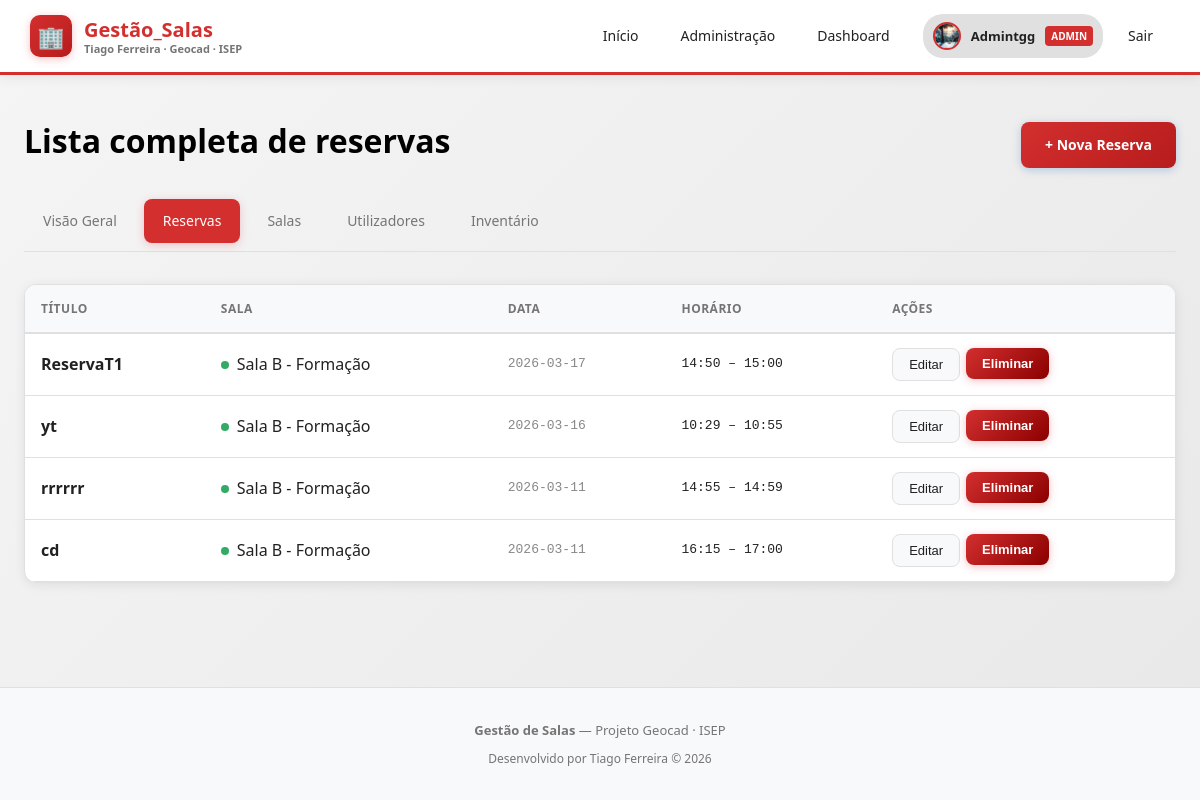
Screenshot of /admin/reservations (signed in) with the database file from the repository.
### app/models.py (models this page shows)
class User(Base):
    __tablename__ = "users"
    id       = Column(Integer, primary_key=True, index=True)
    name     = Column(String, nullable=False)
    email    = Column(String, unique=True, nullable=False)
    password = Column(String, nullable=False)
    role     = Column(String, default="user")
    avatar   = Column(String, default="")  # Caminho para a foto de perfil
    reservations = relationship("Reservation", back_populates="user")

class Reservation(Base):
    __tablename__ = "reservations"
    id         = Column(Integer, primary_key=True, index=True)
    title      = Column(String, nullable=False)
    date       = Column(String, nullable=False)        # ex: "2026-02-23"
    start_time = Column(String, nullable=False)        # ex: "09:00"
    end_time   = Column(String, nullable=False)        # ex: "10:00"
    room_id = Column(Integer, ForeignKey("rooms.id"), nullable=False)
    user_id = Column(Integer, ForeignKey("users.id"), nullable=False)
    room = relationship("Room", back_populates="reservations")
    user = relationship("User", back_populates="reservations")

class Room(Base):
    __tablename__ = "rooms"
    id         = Column(Integer, primary_key=True, index=True)
    name       = Column(String, nullable=False)
    capacity   = Column(Integer, nullable=False)
    location   = Column(String, nullable=False)
    color      = Column(String, default="#e85d04")
    start_time = Column(String, nullable=False)        # ex: "08:00"
    end_time   = Column(String, nullable=False)        # ex: "18:00"
    work_days  = Column(String, default="1,2,3,4,5")  # dias da semana separados por vírgula
    reservations = relationship("Reservation", back_populates="room")
    equipment = relationship("Equipment", back_populates="room")

### app/routers/admin.py (the view)
@router.get("/reservations")
async def reservations(request: Request, db=Depends(get_db)):
    user = require_admin(request, db)
    reservations = db.query(models.Reservation).order_by(models.Reservation.date.desc(), models.Reservation.start_time).all()
    rooms_list = db.query(models.Room).all()
    rooms = {r.id: r for r in rooms_list}
    return request.app.state.templates.TemplateResponse(
        "admin_reservations.html",
        {"request": request, "user": user, "reservations": reservations, "rooms": rooms},
    )

### app/templates/admin_reservations.html (shortened to what this page needs)
{% extends "base.html" %}
{% block content %}
<div class="container">
  <div style="display: flex; justify-content: space-between; align-items: center; margin-bottom: 24px;">
    <h1 class="page-title">Lista completa de reservas</h1>
    <a href="/dashboard" class="btn btn-primary">+ Nova Reserva</a>
  </div>
  <div class="admin-tabs">
    <a class="admin-tab" href="/admin">Visão Geral</a>
    <a class="admin-tab active" href="/admin/reservations">Reservas</a>
    <a class="admin-tab" href="/admin/rooms">Salas</a>
    <a class="admin-tab" href="/admin/users">Utilizadores</a>
    <a class="admin-tab" href="/admin/inventory">Inventário</a>
  </div>
  <div class="card" style="padding: 0; overflow: hidden;">
    <table>
      <thead>
        <tr>
          <th>Título</th>
          <th>Sala</th>
          <th>Data</th>
          <th>Horário</th>
          <th>Ações</th>
         </tr>
      </thead>
      <tbody>
        {% if reservations %}
          {% for r in reservations %}
            {% set room = rooms.get(r.room_id) %}
            <tr>
              <td style="font-weight: 600;">{{ r.title }}</td>
              <td>
                <div style="display: flex; align-items: center; gap: 8px;">
                  <div style="width: 8px; height: 8px; border-radius: 50%; background: {{ room.color if room else '#888' }};"></div>
                  {{ room.name if room else '—' }}
                </div>
              </td>
              <td style="font-family: monospace; color: #888;">{{ r.date }}</td>
              <td style="font-family: monospace;">{{ r.start_time }} – {{ r.end_time }}</td>
              <td>
                <div style="display: flex; gap: 6px;">
                  <button class="btn btn-secondary btn-sm" onclick="openModal('modal-edit-{{ r.id }}')">Editar</button>
                  <form method="post" action="/reservations/delete/{{ r.id }}" style="display:inline;" onsubmit="return confirm('Eliminar reserva?')">
                    <button class="btn btn-danger btn-sm" type="submit">Eliminar</button>
                  </form>
                </div>
              </td>
            </tr>
          {% endfor %}
        {% else %}
          <tr>
            <td colspan="5" style="text-align: center; color: #555; padding: 40px;">Sem reservas registadas.</td>
          </tr>
        {% endif %}
      </tbody>
    </table>
  </div>
</div>
{% endblock %}

### app/templates/base.html (shortened to what this page needs)
<!DOCTYPE html>
<html lang="pt">
<head>
</head>
<body>
  <header class="header">
    <a href="/" class="logo">
      <div class="logo-icon">🏢</div>
      <div style="display: flex; flex-direction: column; line-height: 1.2;">
        <span style="font-weight: 700;">Gestão_Salas</span>
        <span style="font-size: 11px; color: var(--text-muted);">Tiago Ferreira · Geocad · ISEP</span>
      </div>
    </a>
    <nav class="nav">
      <a href="/">Início</a>
      {% if user %}
        {% if user.role in ['admin', 'manager'] %}
          <a href="/admin">Administração</a>
          <a href="/dashboard">Dashboard</a>
        {% else %}
          <a href="/dashboard">Dashboard</a>
          <a href="/user">A Minha Conta</a>
        {% endif %}
        <div style="display: flex; align-items: center; gap: 10px; margin-left: 8px; padding: 4px 10px; background: var(--border); border-radius: 20px;">
          {% if user.avatar %}
            <img src="{{ user.avatar }}" alt="{{ user.name }}"
                 style="width: 28px; height: 28px; border-radius: 50%; object-fit: cover; border: 2px solid var(--primary);">
          {% else %}
            <div style="width: 28px; height: 28px; border-radius: 50%; background: linear-gradient(135deg, var(--primary), var(--primary-hover));
                        display: flex; align-items: center; justify-content: center;
                        font-size: 13px; font-weight: 700; color: white;">
              {{ user.name[0].upper() }}
            </div>
          {% endif %}
          <span style="font-size: 13px; font-weight: 600;">{{ user.name }}</span>
          {% if user.role in ['admin', 'manager'] %}
            <span style="font-size: 10px; padding: 2px 6px; border-radius: 4px; background: var(--primary); color: white; font-weight: 700; text-transform: uppercase;">{{ user.role }}</span>
          {% endif %}
        </div>
        <a href="/logout">Sair</a>
      {% else %}
        <a href="/login" class="btn btn-primary">Entrar</a>
      {% endif %}
    </nav>
  </header>
  <main>
    {% block content %}{% endblock %}
  </main>
  <footer class="footer">
    <div style="margin-bottom: 8px;">
      <strong>Gestão de Salas</strong> — Projeto Geocad · ISEP
    </div>
    <div style="color: var(--text-muted); font-size: 12px;">
      Desenvolvido por Tiago Ferreira &copy; 2026
    </div>
  </footer>
</body>
</html>

### app/templates/base.html (style rules this page uses)
:root { --primary: #D32F2F; --primary-hover: #B71C1C; --primary-light: rgba(211, 47, 47, 0.1); --primary-gradient: linear-gradient(135deg, #D32F2F 0%, #B71C1C 100%); --bg: #F5F5F5; --bg-gradient: linear-gradient(135deg, #F5F5F5 0%, #E8E8E8 100%); --card: #FFFFFF; --card-hover: #FAFAFA; --danger: #D32F2F; --danger-hover: #8B0000; --border: #E0E0E0; --border-light: #F0F0F0; --text: #212121; --text-muted: #757575; --text-dark: #000000; --text-light: #FFFFFF; --success: #388E3C; --success-bg: rgba(56, 142, 60, 0.1); --warning: #F57C00; --shadow: 0 4px 20px rgba(211, 47, 47, 0.15); --shadow-card: 0 2px 12px rgba(0, 0, 0, 0.08); --shadow-hover: 0 8px 30px rgba(211, 47, 47, 0.2); }
* { margin: 0; padding: 0; box-sizing: border-box; }
body { font-family: 'Segoe UI', system-ui, -apple-system, sans-serif; background: var(--bg-gradient); color: var(--text); min-height: 100vh; line-height: 1.6; }
.header { background: var(--card); border-bottom: 3px solid var(--primary); padding: 14px 30px; display: flex; justify-content: space-between; align-items: center; flex-wrap: wrap; gap: 12px; position: sticky; top: 0; z-index: 100; box-shadow: 0 2px 12px rgba(0, 0, 0, 0.08); }
.logo { display: flex; align-items: center; gap: 12px; font-size: 20px; font-weight: 700; text-decoration: none; color: var(--primary); transition: transform 0.2s; }
.logo-icon { width: 42px; height: 42px; background: var(--primary-gradient); border-radius: 10px; display: flex; align-items: center; justify-content: center; font-size: 22px; box-shadow: 0 2px 8px rgba(230, 57, 70, 0.3); }
.nav { display: flex; gap: 8px; flex-wrap: wrap; }
.nav a, .nav button { padding: 10px 16px; border-radius: 8px; text-decoration: none; color: var(--text); font-size: 14px; font-weight: 500; background: transparent; border: 1px solid transparent; cursor: pointer; transition: all 0.2s ease; }
.container { max-width: 1200px; margin: 0 auto; padding: 40px 24px; }
.card { background: var(--card); border: 1px solid var(--border); border-radius: 12px; padding: 24px; transition: all 0.2s ease; box-shadow: var(--shadow-card); }
th, td { padding: 14px 16px; }
.page-title { font-size: 32px; font-weight: 700; margin-bottom: 8px; color: var(--text-dark); }
.btn { padding: 12px 24px; border-radius: 8px; border: none; font-size: 14px; font-weight: 600; cursor: pointer; display: inline-flex; align-items: center; gap: 8px; transition: all 0.2s ease; text-decoration: none; position: relative; overflow: hidden; }
.btn-primary { background: var(--primary-gradient); color: #ffffff !important; font-weight: 600; box-shadow: 0 2px 8px rgba(0, 86, 179, 0.25); }
.btn-secondary { background: #f8f9fa; color: var(--text) !important; font-weight: 500; border: 1px solid var(--border); }
.btn-danger { background: linear-gradient(135deg, var(--danger) 0%, var(--danger-hover) 100%); color: #ffffff !important; font-weight: 600; box-shadow: 0 2px 8px rgba(220, 53, 69, 0.3); }
.btn-sm { padding: 8px 16px; font-size: 13px; }
.admin-tabs { display: flex; gap: 8px; margin-bottom: 32px; flex-wrap: wrap; padding-bottom: 8px; border-bottom: 1px solid var(--border); }
.admin-tab { padding: 10px 18px; border-radius: 8px; text-decoration: none; color: var(--text-muted); font-size: 14px; font-weight: 500; background: transparent; border: 1px solid transparent; transition: all 0.2s ease; }
.admin-tab.active { background: var(--primary); color: white; box-shadow: 0 2px 8px rgba(230, 57, 70, 0.25); }
table { width: 100%; border-collapse: collapse; }
thead { background: #f8f9fa; border-bottom: 2px solid var(--border); }
th, td { padding: 14px 16px; text-align: left; border-bottom: 1px solid var(--border); }
th { font-size: 12px; font-weight: 700; color: var(--text-muted); text-transform: uppercase; letter-spacing: 0.5px; }
tr { transition: all 0.2s; }
.footer { text-align: center; padding: 32px; color: var(--text-muted); font-size: 13px; border-top: 1px solid var(--border); margin-top: 64px; background: #f8f9fa; }

### rows the page displays
User: avatar (picture), name "Admintgg", role "ADMIN"
Reservation: title "ReservaT1", date "2026-03-17", start_time "14:50", end_time "15:00"
Room: name "Sala B - Formação"
Reservation: title "yt", date "2026-03-16", start_time "10:29", end_time "10:55"
Reservation: title "rrrrrr", date "2026-03-11", start_time "14:55", end_time "14:59"
Reservation: title "cd", date "2026-03-11", start_time "16:15", end_time "17:00"
